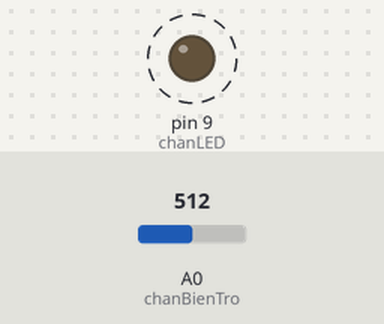
This sketch was run on a simulated Arduino Uno, built with avr-gcc and run on an emulated ATmega328P. Parts: output pins drawn as LEDs (lit = HIGH). Dashed ring = blinking. The test bench sets the inputs (shaded band); at power-on: A0 (chanBienTro) = 512.

Above: at 0.96 s.
1.4 s: A0 (chanBienTro) set to 122
At 1.9 s:
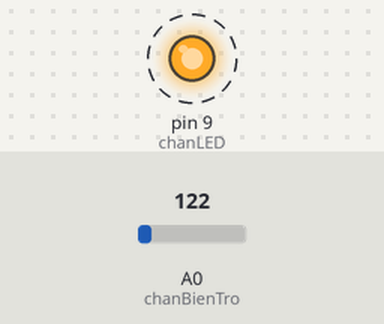
4.5 s: A0 (chanBienTro) set to 0
At 5.6 s:
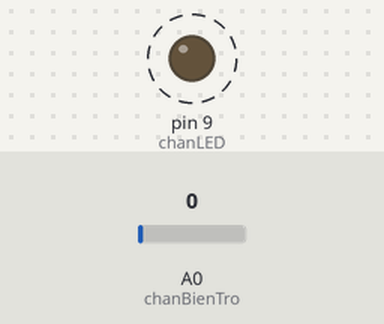
Timing chart, 0 to 13.6 s (numbered marks = the images above; inputs shaded):
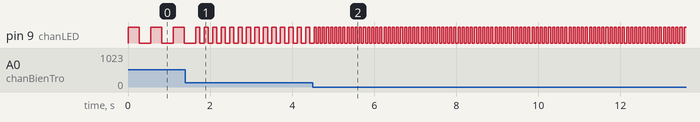

The sketch:

bien_tro_toc_do_nhay.ino
```cpp
const int chanBienTro = A0;
const int chanLED = 9;

void setup() {
  pinMode(chanLED, OUTPUT);
}

void loop() {
  int giaTri = analogRead(chanBienTro);
  int toc_do = map(giaTri, 0, 1023, 50, 500);

  digitalWrite(chanLED, HIGH);
  delay(toc_do);
  digitalWrite(chanLED, LOW);
  delay(toc_do);
}
```

Measured:
- after the input at 1.4 s, pin 9 (chanLED): alternates HIGH for 0.10 s and LOW for 0.10 s, starting after 0.35 s
- after the input at 4.5 s, pin 9 (chanLED): alternates HIGH for 0.05 s and LOW for 0.05 s, starting after 0.09 s
- by itself, pin 9 (chanLED): alternates HIGH for 0.28 s and LOW for 0.28 s
